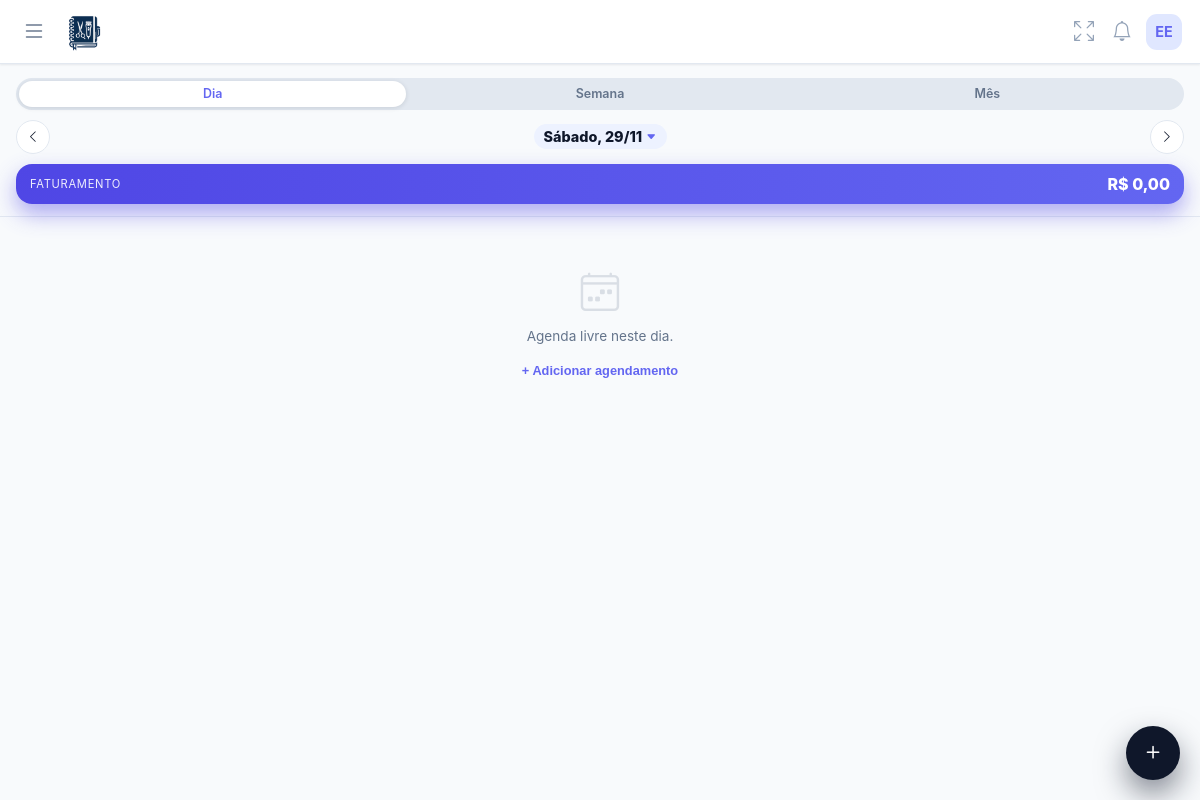
The app's page /pages/agenda/agenda.php (signed in), older data.
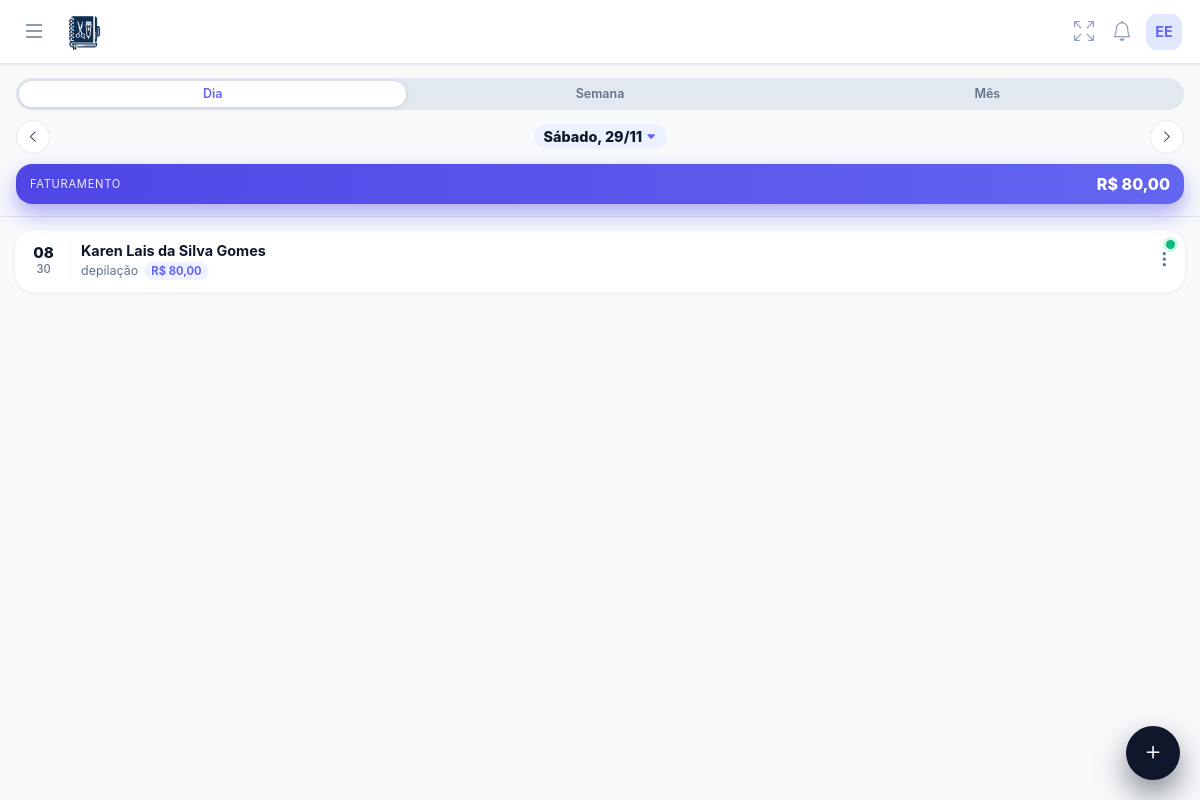
The same page, newer data.
### tables this page shows
CREATE TABLE usuarios (
        id INTEGER PRIMARY KEY AUTOINCREMENT,
        nome TEXT, email TEXT, telefone TEXT, foto TEXT, biografia TEXT,
        cep TEXT, endereco TEXT, numero TEXT, bairro TEXT, cidade TEXT, estado TEXT,
        criado_em DATETIME DEFAULT CURRENT_TIMESTAMP
    , senha TEXT, estabelecimento TEXT, cor_tema TEXT DEFAULT '#4f46e5', ultimo_login DATETIME, ativo INTEGER DEFAULT 1, data_expiracao DATE, is_vitalicio INTEGER DEFAULT 0, quem_indicou TEXT, valor_mensalidade REAL DEFAULT 19.90, indicado_por TEXT, valor_mensal REAL DEFAULT 19.90, token_recuperacao TEXT, token_validade DATETIME);

CREATE TABLE agendamentos (
        id INTEGER PRIMARY KEY AUTOINCREMENT,
        user_id INTEGER NOT NULL,
        cliente_nome TEXT NOT NULL,
        servico TEXT NOT NULL,
        data_agendamento DATE NOT NULL,
        horario TIME NOT NULL,
        status TEXT DEFAULT 'Pendente',
        observacoes TEXT,
        criado_em DATETIME DEFAULT CURRENT_TIMESTAMP
    , cliente_cpf TEXT, cliente_id INTEGER, valor REAL DEFAULT 0);

### pages/agenda/agenda.php (the view, shortened to what this page needs)
<?php
$userId = $_SESSION['user_id'];
$dataExibida = $_GET['data'] ?? date('Y-m-d');
$viewType    = $_GET['view'] ?? 'day';
$hoje        = date('Y-m-d');
$isProd = isset($_SERVER['HTTP_HOST']) && $_SERVER['HTTP_HOST'] === 'salao.develoi.com';
$agendaUrl = $isProd
    ? '/agenda'
    : '/karen_site/controle-salao/pages/agenda/agenda.php';
$agendamentos = [];
$faturamento = 0;
$diasComAgendamento = [];
if ($viewType === 'month') {
    $start = date('Y-m-01', strtotime($dataExibida));
    $end   = date('Y-m-t', strtotime($dataExibida));
    setlocale(LC_TIME, 'pt_BR', 'pt_BR.utf-8', 'portuguese');
    $meses = [1=>'Janeiro',2=>'Fevereiro',3=>'Março',4=>'Abril',5=>'Maio',6=>'Junho',7=>'Julho',8=>'Agosto',9=>'Setembro',10=>'Outubro',11=>'Novembro',12=>'Dezembro'];
    $tituloData = $meses[(int)date('m', strtotime($dataExibida))] . ' ' . date('Y', strtotime($dataExibida));
} elseif ($viewType === 'week') {
    $ts = strtotime($dataExibida);
    $diaSemana = date('w', $ts);
    $start = date('Y-m-d', strtotime("-$diaSemana days", $ts));
    $end   = date('Y-m-d', strtotime("+6 days", strtotime($start)));
    $tituloData = date('d/m', strtotime($start)) . ' a ' . date('d/m', strtotime($end));
} else {
    $start = $dataExibida;
    $end   = $dataExibida;
    $diasSemana = ['Domingo', 'Segunda', 'Terça', 'Quarta', 'Quinta', 'Sexta', 'Sábado'];
    $tituloData = $diasSemana[date('w', strtotime($dataExibida))] . ', ' . date('d/m', strtotime($dataExibida));
}
$stmt = $pdo->prepare("SELECT * FROM agendamentos WHERE user_id = ? AND data_agendamento BETWEEN ? AND ? ORDER BY data_agendamento ASC, horario ASC");
$stmt->execute([$userId, $start, $end]);
$raw = $stmt->fetchAll();
$clientes = $pdo->query("SELECT nome, telefone FROM clientes WHERE user_id=$userId ORDER BY nome ASC")->fetchAll();
if ($viewType === 'day') {
    $agendamentos = $raw;
    foreach ($raw as $ag) if(($ag['status']??'')!=='Cancelado') $faturamento += $ag['valor'];
} elseif ($viewType === 'month') {
    foreach ($raw as $ag) {
        $diasComAgendamento[$ag['data_agendamento']] = true;
        if(($ag['status']??'')!=='Cancelado') $faturamento += $ag['valor'];
    }
}
$mod = ($viewType==='month') ? 'month' : (($viewType==='week') ? 'week' : 'day');
$dataAnt = date('Y-m-d', strtotime($dataExibida . " -1 $mod"));
$dataPro = date('Y-m-d', strtotime($dataExibida . " +1 $mod"));
include '../../includes/header.php';
include '../../includes/menu.php';
?>
<div class="app-header">
    <div class="view-control">
        <a href="<?php echo $agendaUrl; ?>?data=<?php echo $dataExibida; ?>&view=day" class="view-opt <?php echo $viewType==='day'?'active':''; ?>">Dia</a>
        <a href="<?php echo $agendaUrl; ?>?data=<?php echo $dataExibida; ?>&view=week" class="view-opt <?php echo $viewType==='week'?'active':''; ?>">Semana</a>
        <a href="<?php echo $agendaUrl; ?>?data=<?php echo $dataExibida; ?>&view=month" class="view-opt <?php echo $viewType==='month'?'active':''; ?>">Mês</a>
    </div>
    <div class="date-nav-row">
        <a href="<?php echo $agendaUrl; ?>?data=<?php echo $dataAnt; ?>&view=<?php echo $viewType; ?>" class="btn-circle"><i class="bi bi-chevron-left"></i></a>
        <div class="date-picker-trigger">
            <div class="current-date-label">
                <?php echo $tituloData; ?> <i class="bi bi-caret-down-fill" style="font-size:0.65rem; color:var(--primary);"></i>
            </div>
        </div>
        <a href="<?php echo $agendaUrl; ?>?data=<?php echo $dataPro; ?>&view=<?php echo $viewType; ?>" class="btn-circle"><i class="bi bi-chevron-right"></i></a>
    </div>
    <div class="finance-card">
        <span class="fin-label">Faturamento</span>
        <span class="fin-value">R$ <?php echo number_format($faturamento, 2, ',', '.'); ?></span>
    </div>
</div>
<div class="content-area">
    <?php if ($viewType === 'month'): ?>
        <div class="calendar-grid">
            <div class="week-day-name">D</div><div class="week-day-name">S</div><div class="week-day-name">T</div>
            <div class="week-day-name">Q</div><div class="week-day-name">Q</div><div class="week-day-name">S</div><div class="week-day-name">S</div>
            <?php
            $firstDayMonth = date('Y-m-01', strtotime($dataExibida));
            $daysInMonth   = date('t', strtotime($dataExibida));
            $startPadding  = date('w', strtotime($firstDayMonth));
            for($k=0; $k<$startPadding; $k++) { echo '<div class="day-cell empty"></div>'; }
            for($day=1; $day<=$daysInMonth; $day++) {
                $currentDate = date('Y-m-', strtotime($dataExibida)) . str_pad($day, 2, '0', STR_PAD_LEFT);
                $isToday = ($currentDate === $hoje) ? 'today' : '';
                $hasEvent = isset($diasComAgendamento[$currentDate]) ? '<div class="has-event-dot"></div>' : '';
                echo "<a href='?view=day&data={$currentDate}' class='day-cell {$isToday}'>
                        {$day}
                        {$hasEvent}
                      </a>";
            }
            ?>
        </div>
    <?php else: ?>
        <?php if (count($agendamentos) > 0): ?>
            <?php foreach($agendamentos as $ag) renderCard($ag, $clientes); ?>
        <?php else: ?>
            <div class="empty-state">
                <i class="bi bi-calendar4-week" style="font-size:2.4rem; opacity:0.2;"></i>
                <p>Agenda livre neste dia.</p>
                <button onclick="openModal()">+ Adicionar agendamento</button>
            </div>
        <?php endif; ?>
    <?php endif; ?>
</div>
<button class="fab-add" onclick="openModal()"><i class="bi bi-plus"></i></button>
<?php
function renderCard($ag, $clientes) {
    $stClass = 'st-' . ($ag['status'] ?? 'Pendente');
    $tel = '';
    foreach($clientes as $c) if($c['nome']===$ag['cliente_nome']) { $tel=$c['telefone']; break; }
    $valStr = number_format($ag['valor'], 2, ',', '.');
    $jsonData = htmlspecialchars(json_encode([
        'id'=>$ag['id'],
        'cliente'=>$ag['cliente_nome'],
        'status'=>$ag['status'],
        'tel'=>$tel,
        'serv'=>$ag['servico'],
        'val'=>$valStr,
        'data'=>date('d/m', strtotime($ag['data_agendamento'])),
        'hora'=>date('H:i', strtotime($ag['horario']))
    ]));
    echo "
    <div class='appt-card'>
        <div class='status-badge {$stClass}'></div>
        <div class='time-col'>
            <span class='time-val'>".date('H', strtotime($ag['horario']))."</span>
            <span class='time-min'>".date('i', strtotime($ag['horario']))."</span>
        </div>
        <div class='info-col'>
            <div class='client-name'>".htmlspecialchars($ag['cliente_nome'])."</div>
            <div class='service-row'>
                ".htmlspecialchars($ag['servico'])."
                <span class='price-tag'>R$ {$valStr}</span>
            </div>
        </div>
        <button onclick='openActions($jsonData)'><i class='bi bi-three-dots-vertical'></i></button>
    </div>";
}
?>

### includes/header.php (shortened to what this page needs)
<!DOCTYPE html>
<html lang="pt-br">
<head>
    <link rel="stylesheet" href="https://cdn.jsdelivr.net/npm/bootstrap-icons@1.11.3/font/bootstrap-icons.min.css">
</head>
<body>

### includes/menu.php (shortened to what this page needs)
<?php
$isProd = isset($_SERVER['HTTP_HOST']) && $_SERVER['HTTP_HOST'] === 'salao.develoi.com';
$iniciais  = 'V';
if (isset($pdo) && isset($_SESSION['user_id'])) {
    $stmtUser = $pdo->prepare("SELECT nome, email FROM usuarios WHERE id = ? LIMIT 1");
    $stmtUser->execute([$_SESSION['user_id']]);
    $dadoUsuario = $stmtUser->fetch(PDO::FETCH_ASSOC);
    if ($dadoUsuario && !empty($dadoUsuario['nome'])) {
        $userName = $dadoUsuario['nome'];
        $partesNome = explode(' ', trim($userName));
        $primeiraLetra = mb_substr($partesNome[0], 0, 1);
        $ultimaLetra   = '';
        if (count($partesNome) > 1) {
            $ultimoNome  = end($partesNome);
            $ultimaLetra = mb_substr($ultimoNome, 0, 1);
        }
        $iniciais = strtoupper($primeiraLetra . $ultimaLetra);
    }
}
?>
<link rel="stylesheet" href="https://cdn.jsdelivr.net/npm/bootstrap-icons@1.11.3/font/bootstrap-icons.min.css">
<nav class="app-navbar">
    <div style="display:flex; align-items:center; gap:12px;">
        <button class="menu-btn" id="openMenuBtn" type="button">
            <i class="bi bi-list"></i>
        </button>
        <?php
        if ($isProd) {
            $logoUrl = 'https://salao.develoi.com/img/logo-azul.png';
            $dashboardUrl = '/dashboard';
        } else {
            $host = $_SERVER['HTTP_HOST'];
            $logoUrl = "http://{$host}/karen_site/controle-salao/img/logo-azul.png";
            $dashboardUrl = '/karen_site/controle-salao/pages/dashboard.php';
        }
        ?>
        <a href="<?php echo $dashboardUrl; ?>" class="brand-logo">
            <img src="<?php echo $logoUrl; ?>"
                 alt="Logo Salão Develoi"
                 style="height:38px; width:auto; display:inline-block; vertical-align:middle;">
        </a>
    </div>
    <div style="display:flex; align-items:center; gap:10px;">
        <button class="icon-btn" id="fullscreenBtn" type="button" aria-label="Tela cheia">
            <i class="bi bi-arrows-fullscreen" id="fullscreenIcon"></i>
        </button>
        <button class="icon-btn" type="button" aria-label="Notificações">
            <i class="bi bi-bell"></i>
        </button>
        <div style="position:relative;">
            <div class="navbar-avatar" id="userAvatarBtn">
                <?php echo $iniciais; ?>
            </div>
        </div>
    </div>
</nav>

### includes/header.php (style rules this page uses)
:root { --primary: #6366f1; --primary-hover: #4f46e5; --bg-body: #f1f5f9; --text-dark: #1e293b; --text-gray: #64748b; --white: #ffffff; --danger: #ef4444; --success: #22c55e; --radius: 16px; --shadow: 0 4px 6px -1px rgba(0, 0, 0, 0.05), 0 2px 4px -1px rgba(0, 0, 0, 0.03); }
body { margin: 0; padding: 0; font-family: 'Inter', sans-serif; background-color: var(--bg-body); color: var(--text-dark); -webkit-font-smoothing: antialiased; }

### includes/menu.php (style rules this page uses)
:root { --primary: #6366f1; --primary-dark: #4f46e5; --sidebar-bg: #0f172a; --sidebar-width: 280px; --text-sidebar: #cbd5e1; --bg-body: #f3f4f6; }
body { margin: 0; font-family: 'Plus Jakarta Sans', sans-serif; background-color: var(--bg-body); padding-top: 70px; }
.app-navbar { background: rgba(255, 255, 255, 0.94); backdrop-filter: blur(10px); height: 64px; position: fixed; top: 0; left: 0; width: 100%; display: flex; align-items: center; justify-content: space-between; padding: 0 18px; box-shadow: 0 1px 2px rgba(15, 23, 42, 0.08); z-index: 1000; box-sizing: border-box; border-bottom: 1px solid #e2e8f0; }
.brand-logo { font-weight: 700; font-size: 1.12rem; color: #1e293b; display: flex; align-items: center; gap: 10px; text-decoration: none; letter-spacing: -0.4px; }
.menu-btn { background: none; border: none; font-size: 1.5rem; color: #64748b; cursor: pointer; display: flex; align-items: center; justify-content: center; padding: 4px; }
.icon-btn { background: none; border: none; padding: 4px; cursor: pointer; display: flex; align-items: center; justify-content: center; border-radius: 999px; transition: 0.2s; }
.icon-btn i { font-size: 1.25rem; color: #94a3b8; }
.navbar-avatar { width: 36px; height: 36px; background: #e0e7ff; color: var(--primary); border-radius: 11px; display: flex; align-items: center; justify-content: center; font-weight: 700; font-size: 0.9rem; cursor: pointer; transition: 0.2s; }

Row changes from the older to the newer data that the page shows:
added agendamentos: horario "08", horario "30", cliente_nome "Karen Lais da Silva Gomes", servico "depilação", valor "80,00"
Text that changed along with them:
$faturamento: "0,00" → "80,00"
text no longer shown: "Agenda livre neste dia. + Adicionar agendamento"
